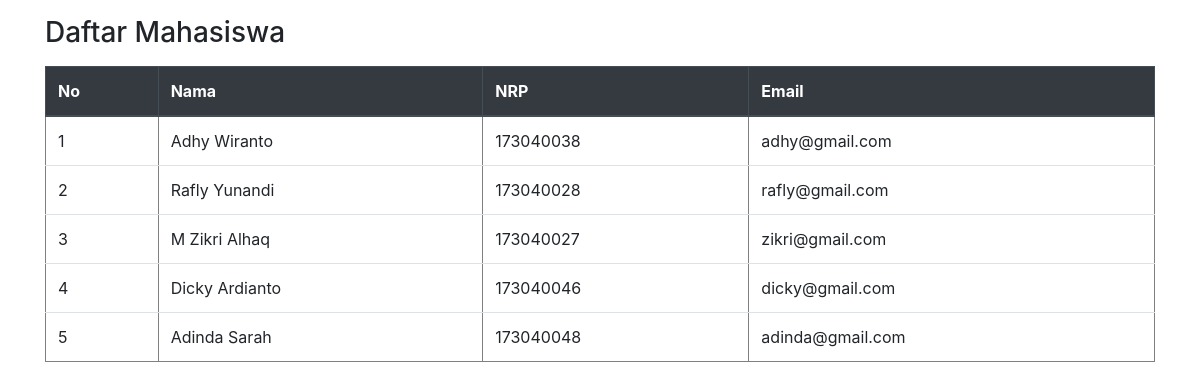
/latihan1/index.php, run on the app's committed database.
### tables this page shows
CREATE TABLE `mahasiswa` (
  `id` int(11) NOT NULL,
  `nama` varchar(50) NOT NULL,
  `nrp` varchar(9) NOT NULL,
  `email` varchar(50) DEFAULT NULL
);

### latihan1/index.php (the view, shortened to what this page needs)
<?php
$mysqli = new mysqli("localhost", "root", "", "universitas_pasundan");
$result = $mysqli->query("SELECT * FROM mahasiswa");
$rows = $result->fetch_all();
$data_json = json_encode($rows);
?>
<!doctype html>
<html>
<head>
    <link rel="stylesheet" href="https://cdn.jsdelivr.net/npm/bootstrap@4.5.3/dist/css/bootstrap.min.css">
</head>
<body class="container">
    <h3 class="my-3">Daftar Mahasiswa</h3>
    <table border="1" class="table table-hover">
        <thead class="thead-dark">
            <tr>
                <th>No</th>
                <th>Nama</th>
                <th>NRP</th>
                <th>Email</th>
            </tr>
        </thead>
        <tbody>
            <?php $i = 1; ?>
            <?php foreach (json_decode($data_json) as $data) { ?>
                <tr>
                    <td><?= $i; ?></td>
                    <td><?= $data[1]; ?></td>
                    <td><?= $data[2]; ?></td>
                    <td><?= $data[3]; ?></td>
                </tr>
                <?php $i++; ?>
            <?php } ?>
        </tbody>
    </table>
</body>
</html>

### data on the page
mahasiswa: nama "Adhy Wiranto", nrp "173040038", email "adhy@gmail.com"
mahasiswa: nama "Rafly Yunandi", nrp "173040028", email "rafly@gmail.com"
mahasiswa: nama "M Zikri Alhaq", nrp "173040027", email "zikri@gmail.com"
mahasiswa: nama "Dicky Ardianto", nrp "173040046", email "dicky@gmail.com"
mahasiswa: nama "Adinda Sarah", nrp "173040048", email "adinda@gmail.com"
